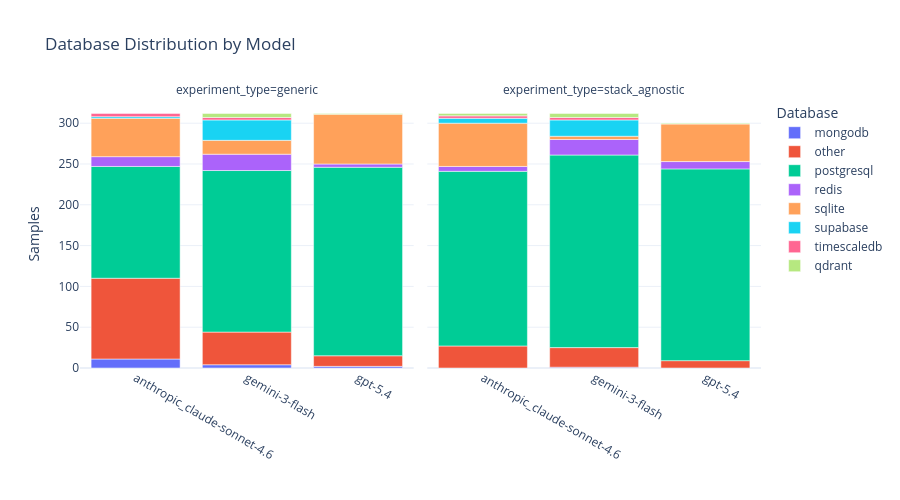

Notebook cell for this chart:
### Markdown cell above
---
## 3. Database Distribution

When models don't choose MongoDB, what do they reach for instead? Stacked bars show the full distribution of primary databases, faceted by prompt strategy. The top 8 databases are shown individually; the rest are grouped as "other."

### Code cell
db_norm = df.copy()
db_norm["db"] = db_norm["primary_database"].str.lower().str.strip()

top_dbs = db_norm["db"].value_counts().head(8).index.tolist()
db_norm["db_grouped"] = db_norm["db"].where(db_norm["db"].isin(top_dbs), "other")

dist = (
    db_norm
    .groupby(["model", "experiment_type", "db_grouped"])
    .size()
    .reset_index(name="count")
)
dist["experiment_type"] = dist["experiment_type"].str.replace("prompt_", "").str.replace("_coding_assistant", "")

fig = px.bar(
    dist,
    x="model",
    y="count",
    color="db_grouped",
    facet_col="experiment_type",
    title="Database Distribution by Model",
    labels={"count": "Samples", "db_grouped": "Database", "model": ""},
    template=TEMPLATE,
    width=CHART_WIDTH,
    height=CHART_HEIGHT,
)
fig.show()

### Figure 1 — Plotly figure (JSON) as saved in the notebook; plotly's stock layout.template omitted (floating-point values rounded to 4 significant figures)
{"data": [{"hovertemplate": "Database=mongodb<br>experiment_type=generic<br>=%{x}<br>Samples=%{y}<extra></extra>", "legendgroup": "mongodb", "marker": {"color": "#636efa", "pattern": {"shape": ""}}, "name": "mongodb", "orientation": "v", "showlegend": true, "textposition": "auto", "type": "bar", "x": ["anthropic_claude-sonnet-4.6", "gemini-3-flash", "gpt-5.4"], "xaxis": "x", "y": [11, 4, 2], "yaxis": "y"}, {"hovertemplate": "Database=mongodb<br>experiment_type=stack_agnostic<br>=%{x}<br>Samples=%{y}<extra></extra>", "legendgroup": "mongodb", "marker": {"color": "#636efa", "pattern": {"shape": ""}}, "name": "mongodb", "orientation": "v", "showlegend": false, "textposition": "auto", "type": "bar", "x": ["gemini-3-flash"], "xaxis": "x2", "y": [1], "yaxis": "y2"}, {"hovertemplate": "Database=other<br>experiment_type=generic<br>=%{x}<br>Samples=%{y}<extra></extra>", "legendgroup": "other", "marker": {"color": "#EF553B", "pattern": {"shape": ""}}, "name": "other", "orientation": "v", "showlegend": true, "textposition": "auto", "type": "bar", "x": ["anthropic_claude-sonnet-4.6", "gemini-3-flash", "gpt-5.4"], "xaxis": "x", "y": [99, 40, 13], "yaxis": "y"}, {"hovertemplate": "Database=other<br>experiment_type=stack_agnostic<br>=%{x}<br>Samples=%{y}<extra></extra>", "legendgroup": "other", "marker": {"color": "#EF553B", "pattern": {"shape": ""}}, "name": "other", "orientation": "v", "showlegend": false, "textposition": "auto", "type": "bar", "x": ["anthropic_claude-sonnet-4.6", "gemini-3-flash", "gpt-5.4"], "xaxis": "x2", "y": [27, 24, 9], "yaxis": "y2"}, {"hovertemplate": "Database=postgresql<br>experiment_type=generic<br>=%{x}<br>Samples=%{y}<extra></extra>", "legendgroup": "postgresql", "marker": {"color": "#00cc96", "pattern": {"shape": ""}}, "name": "postgresql", "orientation": "v", "showlegend": true, "textposition": "auto", "type": "bar", "x": ["anthropic_claude-sonnet-4.6", "gemini-3-flash", "gpt-5.4"], "xaxis": "x", "y": [137, 198, 231], "yaxis": "y"}, {"hovertemplate": "Database=postgresql<br>experiment_type=stack_agnostic<br>=%{x}<br>Samples=%{y}<extra></extra>", "legendgroup": "postgresql", "marker": {"color": "#00cc96", "pattern": {"shape": ""}}, "name": "postgresql", "orientation": "v", "showlegend": false, "textposition": "auto", "type": "bar", "x": ["anthropic_claude-sonnet-4.6", "gemini-3-flash", "gpt-5.4"], "xaxis": "x2", "y": [214, 236, 235], "yaxis": "y2"}, {"hovertemplate": "Database=redis<br>experiment_type=generic<br>=%{x}<br>Samples=%{y}<extra></extra>", "legendgroup": "redis", "marker": {"color": "#ab63fa", "pattern": {"shape": ""}}, "name": "redis", "orientation": "v", "showlegend": true, "textposition": "auto", "type": "bar", "x": ["anthropic_claude-sonnet-4.6", "gemini-3-flash", "gpt-5.4"], "xaxis": "x", "y": [12, 20, 4], "yaxis": "y"}, {"hovertemplate": "Database=redis<br>experiment_type=stack_agnostic<br>=%{x}<br>Samples=%{y}<extra></extra>", "legendgroup": "redis", "marker": {"color": "#ab63fa", "pattern": {"shape": ""}}, "name": "redis", "orientation": "v", "showlegend": false, "textposition": "auto", "type": "bar", "x": ["anthropic_claude-sonnet-4.6", "gemini-3-flash", "gpt-5.4"], "xaxis": "x2", "y": [6, 19, 9], "yaxis": "y2"}, {"hovertemplate": "Database=sqlite<br>experiment_type=generic<br>=%{x}<br>Samples=%{y}<extra></extra>", "legendgroup": "sqlite", "marker": {"color": "#FFA15A", "pattern": {"shape": ""}}, "name": "sqlite", "orientation": "v", "showlegend": true, "textposition": "auto", "type": "bar", "x": ["anthropic_claude-sonnet-4.6", "gemini-3-flash", "gpt-5.4"], "xaxis": "x", "y": [47, 17, 61], "yaxis": "y"}, {"hovertemplate": "Database=sqlite<br>experiment_type=stack_agnostic<br>=%{x}<br>Samples=%{y}<extra></extra>", "legendgroup": "sqlite", "marker": {"color": "#FFA15A", "pattern": {"shape": ""}}, "name": "sqlite", "orientation": "v", "showlegend": false, "textposition": "auto", "type": "bar", "x": ["anthropic_claude-sonnet-4.6", "gemini-3-flash", "gpt-5.4"], "xaxis": "x2", "y": [53, 4, 46], "yaxis": "y2"}, {"hovertemplate": "Database=supabase<br>experiment_type=generic<br>=%{x}<br>Samples=%{y}<extra></extra>", "legendgroup": "supabase", "marker": {"color": "#19d3f3", "pattern": {"shape": ""}}, "name": "supabase", "orientation": "v", "showlegend": true, "textposition": "auto", "type": "bar", "x": ["anthropic_claude-sonnet-4.6", "gemini-3-flash"], "xaxis": "x", "y": [2, 25], "yaxis": "y"}, {"hovertemplate": "Database=supabase<br>experiment_type=stack_agnostic<br>=%{x}<br>Samples=%{y}<extra></extra>", "legendgroup": "supabase", "marker": {"color": "#19d3f3", "pattern": {"shape": ""}}, "name": "supabase", "orientation": "v", "showlegend": false, "textposition": "auto", "type": "bar", "x": ["anthropic_claude-sonnet-4.6", "gemini-3-flash"], "xaxis": "x2", "y": [6, 20], "yaxis": "y2"}, {"hovertemplate": "Database=timescaledb<br>experiment_type=generic<br>=%{x}<br>Samples=%{y}<extra></extra>", "legendgroup": "timescaledb", "marker": {"color": "#FF6692", "pattern": {"shape": ""}}, "name": "timescaledb", "orientation": "v", "showlegend": true, "textposition": "auto", "type": "bar", "x": ["anthropic_claude-sonnet-4.6", "gemini-3-flash"], "xaxis": "x", "y": [4, 3], "yaxis": "y"}, {"hovertemplate": "Database=timescaledb<br>experiment_type=stack_agnostic<br>=%{x}<br>Samples=%{y}<extra></extra>", "legendgroup": "timescaledb", "marker": {"color": "#FF6692", "pattern": {"shape": ""}}, "name": "timescaledb", "orientation": "v", "showlegend": false, "textposition": "auto", "type": "bar", "x": ["anthropic_claude-sonnet-4.6", "gemini-3-flash"], "xaxis": "x2", "y": [3, 3], "yaxis": "y2"}, {"hovertemplate": "Database=qdrant<br>experiment_type=generic<br>=%{x}<br>Samples=%{y}<extra></extra>", "legendgroup": "qdrant", "marker": {"color": "#B6E880", "pattern": {"shape": ""}}, "name": "qdrant", "orientation": "v", "showlegend": true, "textposition": "auto", "type": "bar", "x": ["gemini-3-flash", "gpt-5.4"], "xaxis": "x", "y": [5, 1], "yaxis": "y"}, {"hovertemplate": "Database=qdrant<br>experiment_type=stack_agnostic<br>=%{x}<br>Samples=%{y}<extra></extra>", "legendgroup": "qdrant", "marker": {"color": "#B6E880", "pattern": {"shape": ""}}, "name": "qdrant", "orientation": "v", "showlegend": false, "textposition": "auto", "type": "bar", "x": ["anthropic_claude-sonnet-4.6", "gemini-3-flash", "gpt-5.4"], "xaxis": "x2", "y": [3, 5, 1], "yaxis": "y2"}], "layout": {"annotations": [{"font": {}, "showarrow": false, "text": "experiment_type=generic", "x": 0.245, "xanchor": "center", "xref": "paper", "y": 1, "yanchor": "bottom", "yref": "paper"}, {"font": {}, "showarrow": false, "text": "experiment_type=stack_agnostic", "x": 0.755, "xanchor": "center", "xref": "paper", "y": 1, "yanchor": "bottom", "yref": "paper"}], "barmode": "relative", "height": 500, "legend": {"title": {"text": "Database"}, "tracegroupgap": 0}, "title": {"text": "Database Distribution by Model"}, "width": 900, "xaxis": {"anchor": "y", "domain": [0, 0.49], "title": {"text": ""}}, "xaxis2": {"anchor": "y2", "domain": [0.51, 1], "matches": "x", "title": {"text": ""}}, "yaxis": {"anchor": "x", "domain": [0, 1], "title": {"text": "Samples"}}, "yaxis2": {"anchor": "x2", "domain": [0, 1], "matches": "y", "showticklabels": false}}}
